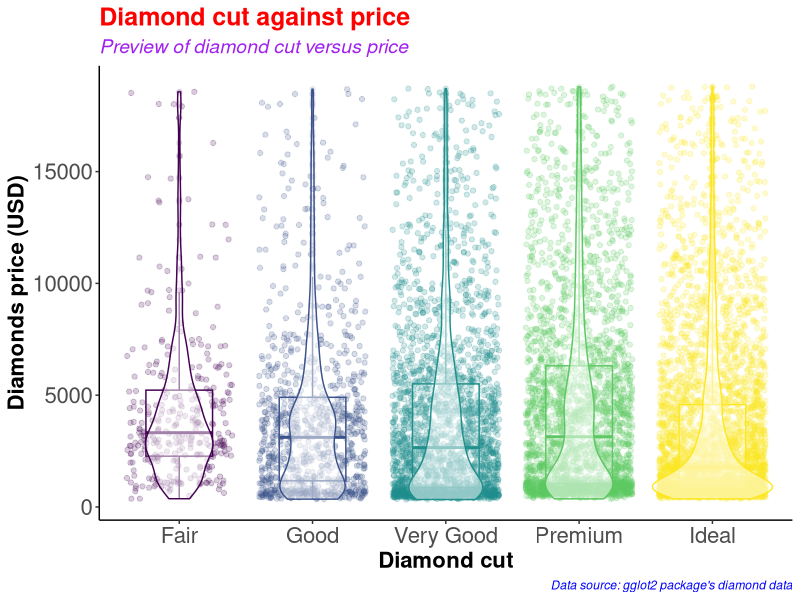
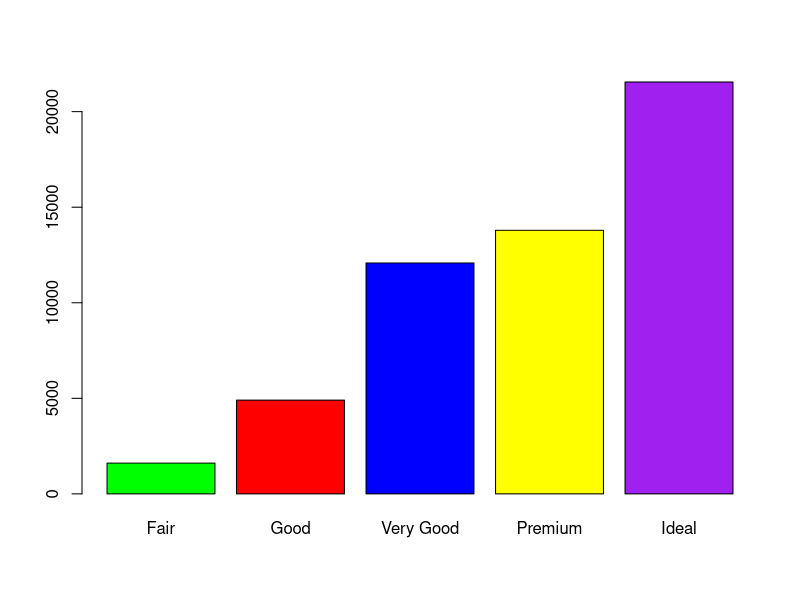
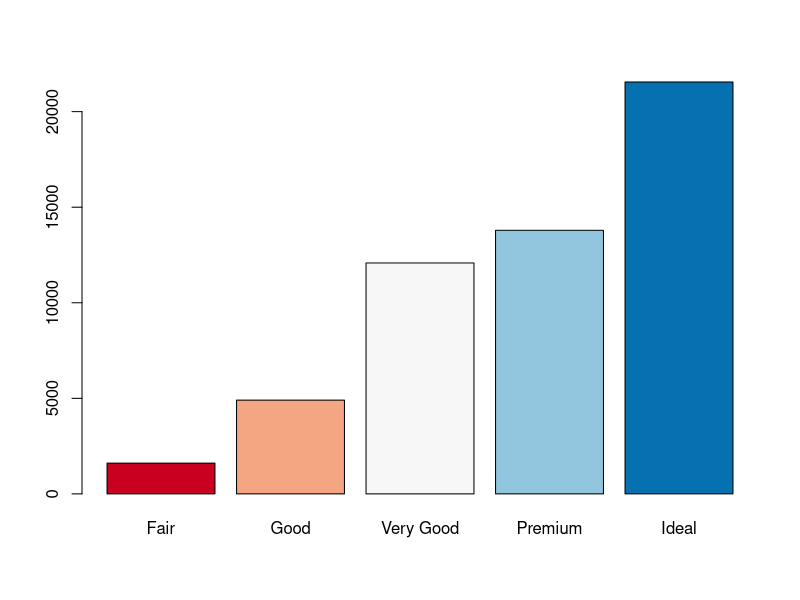
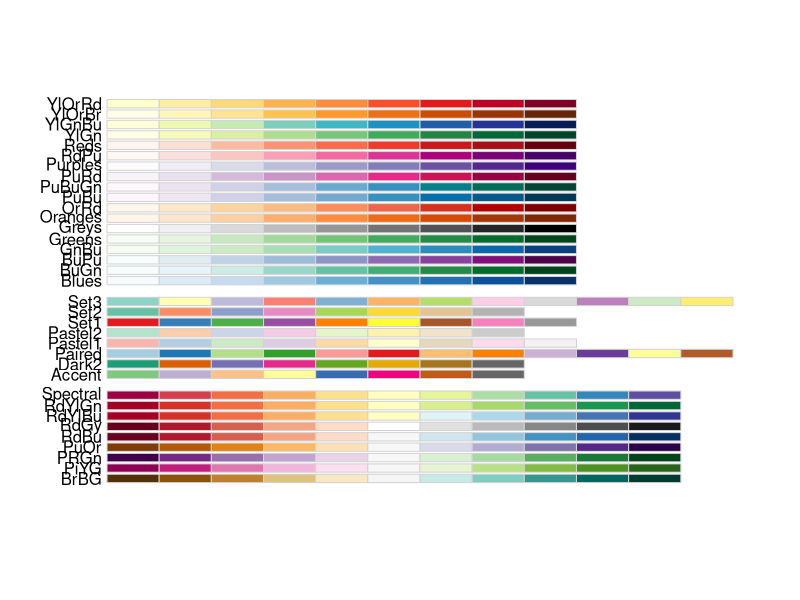
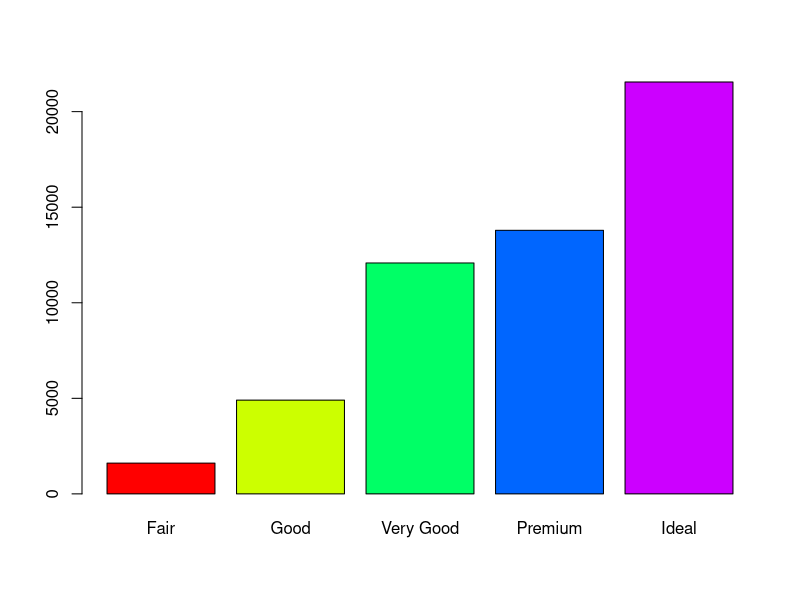
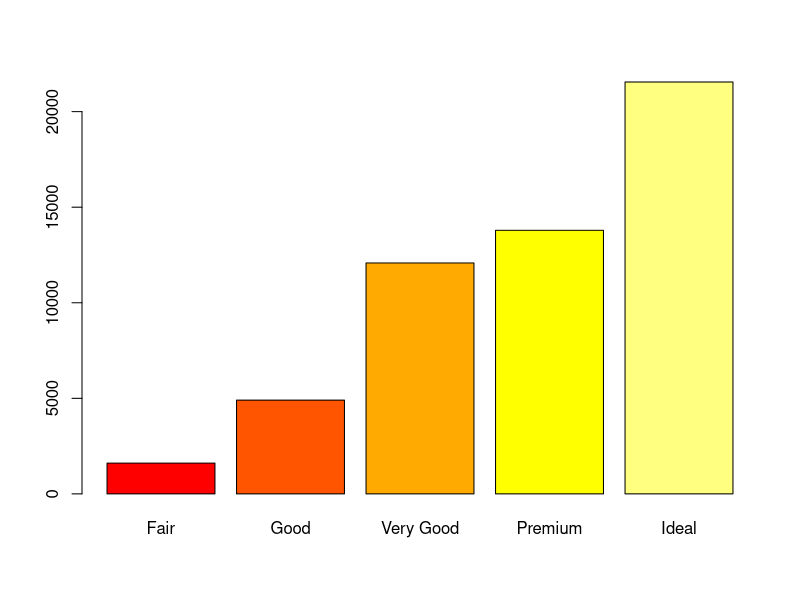
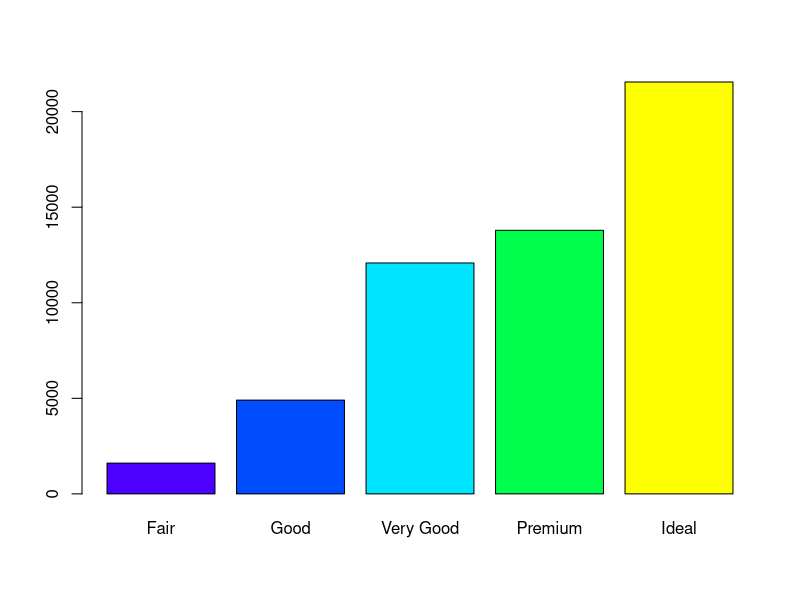
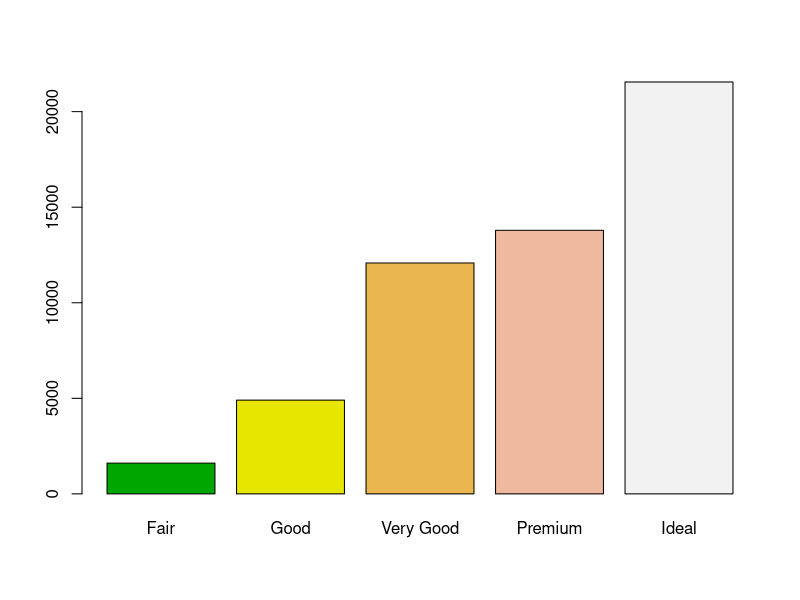

The R script that drew these images, in order:
#########################################
# Name: Wyclife Agumba Oluoch           #   
# E-mail: wyclifeoluoch@gmail.com       #
# GitHub: https://github.com/Wycology   #
# Task: Boxplot and violin plots in one #
# Date: 4th Jan 2021                    #
# Last edited: 23rd June 2021           #
#########################################

# Loading the necessary libraries for the project

library(tidyverse) # This is for data wrangling and plotting.
library(RColorBrewer) # This is for generating color pallets for the plots.

diamonds_df <- diamonds # Saving the diamonds data-set to a new object in R.

head(diamonds) # Checking the variables in the data-set for subsequent analyses
nrow(diamonds) # Checking for the number of rows in the data. 53940 observations
ncol(diamonds) # Checking the number of variables in the data-set. 10 variables

diamonds_df %>% # Picking the diamonds data, and then
  slice_sample(n = 0.2*(nrow(diamonds))) %>% # Picking a portion of the data-set
  ggplot(aes(x = cut, y = price, color = cut)) + # Adding the mapping variables
  geom_point(position = "jitter", alpha = 0.2) + # Adding jitter and alpha
  geom_boxplot(alpha = 0.1, width = 0.5) + # Modifying dimensions of the boxplot 
  geom_violin(alpha = 0.5) + # Adding violin plot on top of the box and jitter
  theme_classic() + # Adding my preferred theme for publication.
  theme(legend.position = "none") + # Removing the legend; it is on the x-axis
  labs(x = "Diamond cut", # Labels the x-axis.
       y = "Diamonds price (USD)", # Labeling the y-axis
       title = "Diamond cut against price", # Setting tibble of the plot
       subtitle = "Preview of diamond cut versus price", # Descriptive title beneath TITLE
       caption = "Data source: gglot2 package's diamond data") +
  theme(axis.text = element_text(size=16), # Size of labels on tick-marks
        axis.title = element_text(size=16,face="bold")) + # Size of axis labels
  theme(plot.title = element_text(color = 'red', size = 18, face = 'bold'),
        plot.subtitle = element_text(color = 'purple', size = 14, face = 'italic'),
        plot.caption = element_text(color = 'blue', face = 'italic'))

diamonds %>% # Picking the diamonds data, and then
  filter(cut == 'Very Good') %>% # Picking the very good cut 
  nrow() # counting the number of rows with very good cut

diamonds %>% 
  select(cut) %>% 
  table() %>% 
  barplot(col = c('green', 'red', 'blue', 'yellow', 'purple'))

# Instead of specifying the colors, we can simply use the color brewer panel 

diamonds %>% 
  select(cut) %>% 
  table() %>% 
  barplot(col = brewer.pal(n = 5, name = "RdBu"))
# To display more brewer colors options to use, run the following function:

display.brewer.all()

# Can also use rainbow colors

diamonds %>% 
  select(cut) %>% 
  table() %>% 
  barplot(col = rainbow(5))

# Can also use heat.colors
diamonds %>% 
  select(cut) %>% 
  table() %>% 
  barplot(col = heat.colors(5))

# Can also use topographic colors

diamonds %>% 
  select(cut) %>% 
  table() %>% 
  barplot(col = topo.colors(5))

# Can also use terrain colors for the plot
diamonds %>% 
  select(cut) %>% 
  table() %>% 
  barplot(col = terrain.colors(5))

# Can also use cm.colors
diamonds %>% 
  select(cut) %>% 
  table() %>% 
  barplot(col = cm.colors(5)) 

# That is awesome. Good for the day.
